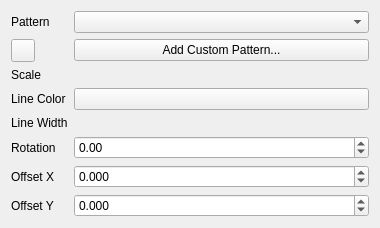
<?xml version="1.0" encoding="UTF-8"?>
<ui version="4.0">
 <class>TechDrawGui::TaskHatchFace</class>
 <widget class="QWidget" name="TechDrawGui::TaskHatchFace">
  <property name="geometry">
   <rect>
    <x>0</x>
    <y>0</y>
    <width>380</width>
    <height>200</height>
   </rect>
  </property>
  <property name="windowTitle">
   <string>Apply Hatch to Face</string>
  </property>
  <layout class="QVBoxLayout" name="verticalLayout">
   <item>
    <layout class="QGridLayout" name="gridLayout">
     <item row="0" column="0">
      <widget class="QLabel" name="labelPattern">
       <property name="text">
        <string>Pattern</string>
       </property>
      </widget>
     </item>
     <item row="0" column="1">
      <widget class="QComboBox" name="patternComboBox">
       <property name="toolTip">
        <string>Select a pattern type and specific pattern</string>
       </property>
      </widget>
     </item>
     <item row="1" column="0">
      <widget class="QToolButton" name="openPatternsFolder">
       <property name="sizePolicy">
        <sizepolicy hsizetype="Maximum" vsizetype="Preferred">
         <horstretch>0</horstretch>
         <verstretch>0</verstretch>
        </sizepolicy>
       </property>
       <property name="toolTip">
        <string>Open the folder containing all available SVG patterns. Note that PAT files are in a sibling folder called PAT.</string>
       </property>
       <property name="icon">
        <iconset resource="Resources/resource.qrc">
        <normaloff>:/icons/folder.svg</normaloff>:/icons/folder.svg</iconset>
       </property>
      </widget>
     </item>
     <item row="1" column="1">
      <widget class="QPushButton" name="addCustomPatternButton">
       <property name="text">
        <string>Add Custom Pattern...</string>
       </property>
       <property name="toolTip">
        <string>Load a custom SVG or PAT pattern file. It will be added to the list of available patterns.</string>
       </property>
      </widget>
     </item>
     <item row="2" column="0">
      <widget class="QLabel" name="labelScale">
       <property name="text">
        <string>Scale</string>
       </property>
      </widget>
     </item>
     <item row="2" column="1">
      <widget class="Gui::QuantitySpinBox" name="scaleSpinBox">
       <property name="toolTip">
        <string>Pattern scale factor</string>
       </property>
      </widget>
     </item>
     <item row="3" column="0">
      <widget class="QLabel" name="labelColor">
       <property name="text">
        <string>Line Color</string>
       </property>
      </widget>
     </item>
     <item row="3" column="1">
      <widget class="Gui::ColorButton" name="colorButton">
       <property name="toolTip">
        <string>Color of the hatch lines</string>
       </property>
      </widget>
     </item>
     <item row="4" column="0">
      <widget class="QLabel" name="labelLineWidth">
       <property name="text">
        <string>Line Width</string>
       </property>
      </widget>
     </item>
     <item row="4" column="1">
      <widget class="Gui::QuantitySpinBox" name="lineWidthSpinBox">
       <property name="toolTip">
        <string>Line width (for PAT patterns only)</string>
       </property>
      </widget>
     </item>
     <item row="5" column="0">
      <widget class="QLabel" name="labelRotation">
       <property name="text">
        <string>Rotation</string>
       </property>
      </widget>
     </item>
     <item row="5" column="1">
      <widget class="QDoubleSpinBox" name="rotationSpinBox">
       <property name="toolTip">
        <string>Pattern rotation in degrees</string>
       </property>
       <property name="minimum">
        <double>-360</double>
       </property>
       <property name="maximum">
        <double>360</double>
       </property>
       <property name="wrapping">
        <bool>true</bool>
       </property>
      </widget>
     </item>
     <item row="6" column="0">
      <widget class="QLabel" name="labelOffsetX">
       <property name="text">
        <string>Offset X</string>
       </property>
      </widget>
     </item>
     <item row="6" column="1">
      <widget class="QDoubleSpinBox" name="offsetXSpinBox">
       <property name="toolTip">
        <string>Pattern X offset</string>
       </property>
       <property name="decimals">
        <number>3</number>
       </property>
        <property name="minimum">
         <double>-1000</double>
       </property>
       <property name="maximum">
        <double>1000</double>
       </property>
      </widget>
     </item>
     <item row="7" column="0">
      <widget class="QLabel" name="labelOffsetY">
       <property name="text">
        <string>Offset Y</string>
       </property>
      </widget>
     </item>
     <item row="7" column="1">
      <widget class="QDoubleSpinBox" name="offsetYSpinBox">
       <property name="toolTip">
        <string>Pattern Y offset</string>
       </property>
       <property name="decimals">
        <number>3</number>
       </property>
       <property name="minimum">
        <double>-1000</double>
       </property>
       <property name="maximum">
        <double>1000</double>
       </property>
      </widget>
     </item>
    </layout>
   </item>
   <item>
    <spacer name="verticalSpacer">
     <property name="orientation">
      <enum>Qt::Vertical</enum>
     </property>
     <property name="sizeHint" stdset="0">
      <size>
       <width>20</width>
       <height>40</height>
      </size>
     </property>
    </spacer>
   </item>
  </layout>
 </widget>
 <customwidgets>
  <customwidget>
   <class>Gui::QuantitySpinBox</class>
   <extends>QWidget</extends>
   <header>Gui/QuantitySpinBox.h</header>
  </customwidget>
  <customwidget>
   <class>Gui::ColorButton</class>
   <extends>QPushButton</extends>
   <header>Gui/Widgets.h</header>
  </customwidget>
 </customwidgets>
 <resources/>
 <connections/>
</ui>
